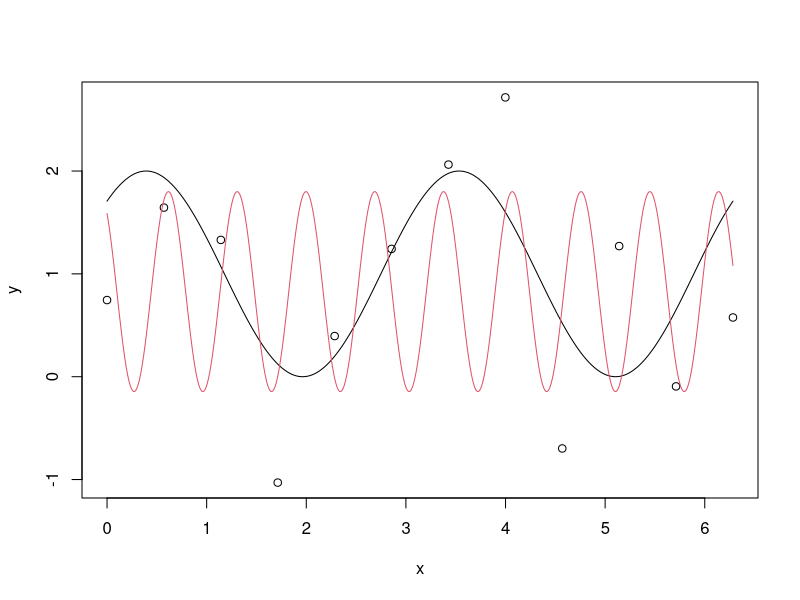

The R source for this figure:
# 06.hill_climbing_fails.R
#
# Author: Bob Verity
# Date: 2024-06-21
#
# Inputs: (none)
#
# Outputs: (none)
#
# Purpose:
# An example in which the likelihood surface is complex, containing multiple
# local peaks. The hill climbing algorithm tends to get stuck in these peaks,
# meaning we must run it many times to try and find the best global estimate.
# Even then, it doesn't do a great job. Demonstrates some of the weaknesses of
# simply hill-climbing based ML estimation.
#
# ------------------------------------------------------------------

set.seed(3)

# assume we are looking at something like rainfall data, which has a seasonal
# component but is also noisy. We will assume a model of the form y =
# A*sin(Bx+C) + D + eps, where eps is normally distributed error with standard
# deviation sigma. Lets set the true values of all of these coefficients:
n <- 12
A <- 1
B <- 2
C <- pi / 4
D <- 1
sigma <- 1

# simulate data at a range of values of x
x <- seq(0, 2*pi, l = n)
y <- A*sin(B*x + C) + D + rnorm(n, sd = sigma)

# NB, re-run repeatedly from this point on if you want to test how often the ML
# approach gets it right. You do not want to re-run the lines above this as that
# resets the seed so you'll get the same answer every time.

plot(x, y)

# lets also overlay the true model
x_vec <- seq(0, 2*pi, l = 1001)
y_true <- A*sin(B*x_vec + C) + D
lines(x_vec, y_true)

# ------------------------------

# we want to estimate all four coefficients via maximum likelihood using optim.
# We will do this repeatedly, reps times, each time initialising from a
# different starting position. We will store the final loglikelihood (the height
# of the peak) reached in each run
reps <- 1e3
theta_list <- list()
final_loglike <- rep(NA, reps)
for (i in 1:reps) {
  theta_opt <- optim(runif(4, 0, 10), fn = function(theta) {
    A <- theta[1]
    B <- theta[2]
    C <- theta[3]
    D <- theta[4]
    -sum(dnorm(y, mean = A*sin(B*x + C) + D, sd = sigma, log = TRUE))
  })
  theta_list[[i]] <- theta_opt
  final_loglike[i] <- -theta_opt$value
}

# find the highest loglike and the corresponding parameter estimates
w <- which.max(final_loglike)

theta_opt <- theta_list[[w]]

A_fit <- theta_opt$par[1]
B_fit <- theta_opt$par[2]
C_fit <- theta_opt$par[3]
D_fit <- theta_opt$par[4]

# overlay this fitted curve. Often this will not match the true curve
y_fit <- A_fit*sin(B_fit*x_vec + C_fit) + D_fit
lines(x_vec, y_fit, col = 2)
